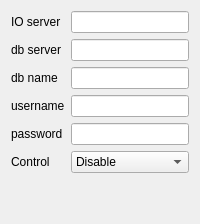
         <widget class="QWidget" name="tab_7">
          <attribute name="title">
           <string>Апарати</string>
          </attribute>
          <layout class="QGridLayout" name="gridLayout_9">
           <item row="1" column="1">
            <widget class="QLineEdit" name="le_dbserv_4"/>
           </item>
           <item row="2" column="0">
            <widget class="QLabel" name="label_32">
             <property name="text">
              <string>db name</string>
             </property>
            </widget>
           </item>
           <item row="4" column="1">
            <widget class="QLineEdit" name="le_passwd_4">
             <property name="inputMask">
              <string/>
             </property>
             <property name="text">
              <string/>
             </property>
            </widget>
           </item>
           <item row="2" column="1">
            <widget class="QLineEdit" name="le_dbname_4"/>
           </item>
           <item row="3" column="0">
            <widget class="QLabel" name="label_33">
             <property name="text">
              <string>username</string>
             </property>
            </widget>
           </item>
           <item row="3" column="1">
            <widget class="QLineEdit" name="le_username_4"/>
           </item>
           <item row="4" column="0">
            <widget class="QLabel" name="label_34">
             <property name="text">
              <string>password</string>
             </property>
            </widget>
           </item>
           <item row="5" column="0">
            <widget class="QLabel" name="label_31">
             <property name="text">
              <string>Control</string>
             </property>
            </widget>
           </item>
           <item row="5" column="1">
            <widget class="QComboBox" name="bxcMode_3">
             <item>
              <property name="text">
               <string>Disable</string>
              </property>
             </item>
             <item>
              <property name="text">
               <string>Enable</string>
              </property>
             </item>
            </widget>
           </item>
           <item row="6" column="0" colspan="2">
            <spacer name="verticalSpacer_7">
             <property name="orientation">
              <enum>Qt::Vertical</enum>
             </property>
             <property name="sizeHint" stdset="0">
              <size>
               <width>20</width>
               <height>40</height>
              </size>
             </property>
            </spacer>
           </item>
           <item row="0" column="0">
            <widget class="QLabel" name="label_36">
             <property name="text">
              <string>IO server</string>
             </property>
            </widget>
           </item>
           <item row="1" column="0">
            <widget class="QLabel" name="label_35">
             <property name="text">
              <string>db server</string>
             </property>
            </widget>
           </item>
           <item row="0" column="1">
            <widget class="QLineEdit" name="le_ioserv_4"/>
           </item>
          </layout>
         </widget>
